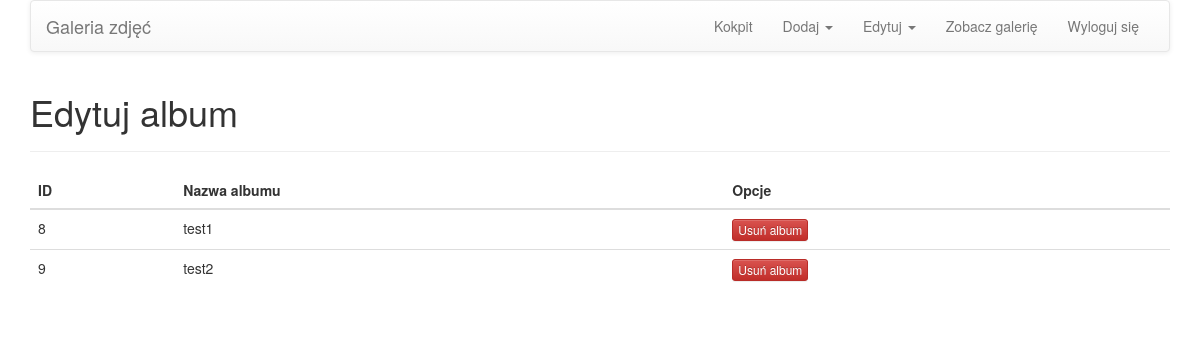
Screenshot of /kokpit.php?p=usunalbum (signed in) with the database file from the repository.
### tables this page shows
CREATE TABLE IF NOT EXISTS `albumy` (
  `id` int(10) unsigned NOT NULL AUTO_INCREMENT,
  `nazwa` varchar(20) NOT NULL,
  `id_usera` int(10) unsigned NOT NULL,
  PRIMARY KEY (`id`,`id_usera`)
);

### usunalbum.php (the view)
<div class="page-header">
	<h1>Edytuj album</h1>
</div>
<div class="row">
<div class="col-md-12">
<table class="table">
<thead>
<tr>
	<th>ID</th>
	<th>Nazwa albumu</th>
	<th>Opcje</th>
</tr>
</thead>
<tbody>
<?php
try
      {
		$stmt = $DB_con->prepare("SELECT * FROM albumy where id_usera='$user_id';");
		$stmt->execute();
	     while ($tabela = $stmt->fetch()):
			echo '<tr>';
			echo '<td>'.$tabela['id'].'</td><td>'.$tabela['nazwa'].'</td>';
			echo '<td><a href="kokpit.php?p=usunalbum&nazwa='.$tabela['id'].'" type="button" class="btn btn-xs btn-danger">Usuń album</a></td>';
			echo '</tr>';
		 endwhile;
	  }
	catch(PDOException $e)
	  {
		echo $e->getMessage();
	  }
?>
</tbody>
</table>

### naglowek.php (shortened to what this page needs)
<!DOCTYPE html>
<html lang="en">
<head>
    <link href="dist/css/bootstrap.css" rel="stylesheet">
	<link href="dist/css/bootstrap-theme.css" rel="stylesheet">
	<link rel="stylesheet" href="css/style.css" type="text/css" media="screen" />
</head>
<body>
<div class="container">

### navbar2.php (shortened to what this page needs)
<nav class="navbar navbar-default" role="navigation">
<div class="container-fluid">
<div class="navbar-header">
<a class="navbar-brand" href="kokpit.php">Galeria zdjęć</a>
</div>
<div id="navbar" class="navbar-collapse collapse">
<ul class="nav navbar-nav navbar-right">
	<li><a href="kokpit.php">Kokpit</a></li>
    <li class="dropdown">
    <a href="#" class="dropdown-toggle" data-toggle="dropdown" role="button" aria-expanded="false">Dodaj <span class="caret"></span></a>
    </li>
	<li class="dropdown">
    <a href="#" class="dropdown-toggle" data-toggle="dropdown" role="button" aria-expanded="false">Edytuj <span class="caret"></span></a>
    </li>
    <li><a href="galeria.php">Zobacz galerię</a></li>
	<li><a href="wyloguj.php?logout=true">Wyloguj się</a></li>
    </ul>
</div>
</div>
</nav>

### kokpit.php (shortened to what this page needs)
<?php
include_once 'dbconfig.php';
$user_id = $_SESSION['user_session'];
?>
<?php include('naglowek.php'); ?>
<?php include('navbar2.php'); ?>
<?php
switch($_GET['p']){
	case 'usunalbum':
		include('usunalbum.php');
	break;
}
?>
</div>
</body>
</html>

### rows the page displays
albumy: id "8", nazwa "test1"
albumy: id "9", nazwa "test2"
